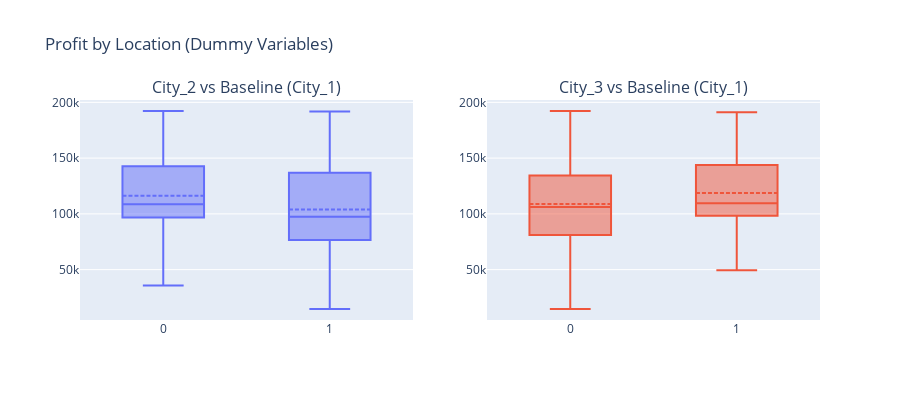

Notebook cell for this chart:
### Markdown cell above
###### Product 2 looks weak

### Code cell
# Box plots for categorical variables
fig = make_subplots(
    rows=1,
    cols=2,
    subplot_titles=[
        "City_2 vs Baseline (City_1)",
        "City_3 vs Baseline (City_1)"
    ]
)

fig.add_trace(
    go.Box(
        x=x["Location_City_2"],
        y=y,
        name="City_2",
        boxmean=True
    ),
    row=1,
    col=1
)

fig.add_trace(
    go.Box(
        x=x["Location_City_3"],
        y=y,
        name="City_3",
        boxmean=True
    ),
    row=1,
    col=2
)

fig.update_layout(
    title="Profit by Location (Dummy Variables)",
    height=400,
    showlegend=False
)

fig.show()

### Figure 1 — Plotly figure (JSON) as saved in the notebook; plotly's stock layout.template omitted (floating-point values rounded to 4 significant figures)
{"data": [{"boxmean": true, "name": "City_2", "type": "box", "x": [0.0, 1.0, 0.0, 0.0, 0.0, 0.0, 1.0, 0.0, 0.0, 1.0, 0.0, 1.0, 0.0, 1.0, 0.0, 0.0, 1.0, 0.0, 0.0, 0.0, 1.0, 0.0, 0.0, 0.0, 0.0, 1.0, 0.0, 0.0, 0.0, 0.0, 0.0, 0.0, 1.0, 0.0, 1.0, 0.0, 0.0, 1.0, 0.0, 1.0, 1.0, 0.0, 1.0, 0.0, 1.0, 0.0, 0.0, 1.0, 0.0, 1.0], "xaxis": "x", "y": [192300.0, 191800.0, 191100.0, 182900.0, 166200.0, 157000.0, 156100.0, 155800.0, 152200.0, 149800.0, 146100.0, 144300.0, 141600.0, 134300.0, 132600.0, 129900.0, 127000.0, 125400.0, 124300.0, 122800.0, 118500.0, 111300.0, 110400.0, 108700.0, 108600.0, 107400.0, 105700.0, 105000.0, 103300.0, 101000.0, 99940.0, 97480.0, 97430.0, 96780.0, 96710.0, 96480.0, 90710.0, 89950.0, 81230.0, 81010.0, 78240.0, 77800.0, 71500.0, 69760.0, 65200.0, 64930.0, 49490.0, 42560.0, 35670.0, 14680.0], "yaxis": "y"}, {"boxmean": true, "name": "City_3", "type": "box", "x": [0.0, 0.0, 1.0, 0.0, 1.0, 0.0, 0.0, 1.0, 0.0, 0.0, 1.0, 0.0, 1.0, 0.0, 1.0, 0.0, 0.0, 0.0, 1.0, 0.0, 0.0, 0.0, 1.0, 1.0, 0.0, 0.0, 1.0, 0.0, 1.0, 0.0, 1.0, 0.0, 0.0, 1.0, 0.0, 0.0, 1.0, 0.0, 0.0, 0.0, 0.0, 1.0, 0.0, 0.0, 0.0, 0.0, 1.0, 0.0, 0.0, 0.0], "xaxis": "x2", "y": [192300.0, 191800.0, 191100.0, 182900.0, 166200.0, 157000.0, 156100.0, 155800.0, 152200.0, 149800.0, 146100.0, 144300.0, 141600.0, 134300.0, 132600.0, 129900.0, 127000.0, 125400.0, 124300.0, 122800.0, 118500.0, 111300.0, 110400.0, 108700.0, 108600.0, 107400.0, 105700.0, 105000.0, 103300.0, 101000.0, 99940.0, 97480.0, 97430.0, 96780.0, 96710.0, 96480.0, 90710.0, 89950.0, 81230.0, 81010.0, 78240.0, 77800.0, 71500.0, 69760.0, 65200.0, 64930.0, 49490.0, 42560.0, 35670.0, 14680.0], "yaxis": "y2"}], "layout": {"annotations": [{"font": {"size": 16}, "showarrow": false, "text": "City_2 vs Baseline (City_1)", "x": 0.225, "xanchor": "center", "xref": "paper", "y": 1, "yanchor": "bottom", "yref": "paper"}, {"font": {"size": 16}, "showarrow": false, "text": "City_3 vs Baseline (City_1)", "x": 0.775, "xanchor": "center", "xref": "paper", "y": 1, "yanchor": "bottom", "yref": "paper"}], "height": 400, "showlegend": false, "title": {"text": "Profit by Location (Dummy Variables)"}, "xaxis": {"anchor": "y", "domain": [0, 0.45]}, "xaxis2": {"anchor": "y2", "domain": [0.55, 1]}, "yaxis": {"anchor": "x", "domain": [0, 1]}, "yaxis2": {"anchor": "x2", "domain": [0, 1]}}}
